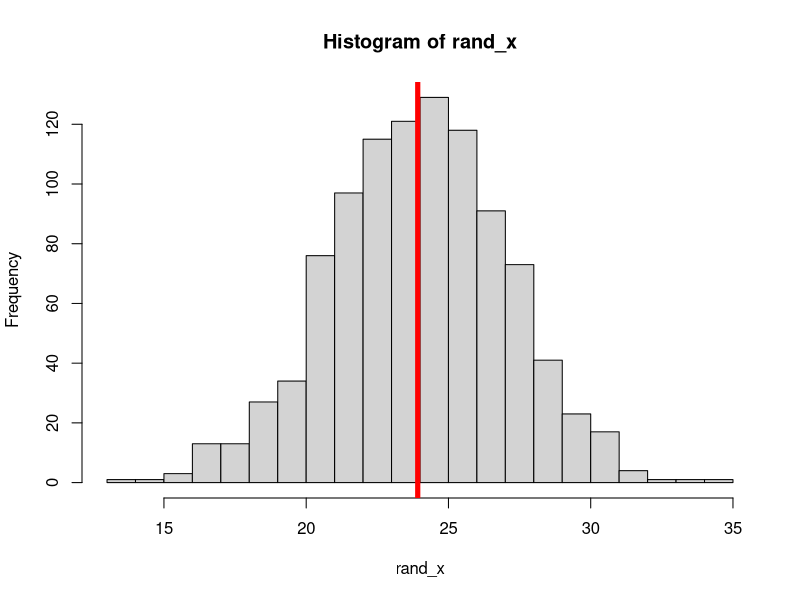

R code for this plot:
## PlotRandom.R
## Directory: 
## /Users/elliotmetviner/Desktop/STA308/RandomFunc


## Purpose:
##    A function that will generate a random sample
##     of Normal values, plot a histogram with an 
##     overlaid mean on the plot.
##
## Inputs:
##     numpts = the number of points to generate
##     mu = the theoretical mean of the Normal distribution
##     sigma = the standard deviation of the Normal distribution
##     numbins = the number of bins for the histogram
##     meanColor = the color for the overlaid mean
##     seed = a random number generator seed, to ensure
##            reproducibility
## Outputs: A list with the following elements
##     Random_values = a vector with the generated random 
##                     values
##     Mean_x = the sample mean of Random_values
##     SD_x = the sample standard deviation of Random_values

plotRandomNormals <- function(numpts=1000, numbins=15, mu=24, sigma=3, 
                              meanColor="red",
                              linewidth=2,
                              seed=8675309) {
  set.seed(seed)
  rand_x <- rnorm(numpts, mean=mu, sd=sigma)
  mean_x <- mean(rand_x)
  hist(rand_x, breaks=numbins)
  abline(v=mean_x, col=meanColor, lwd=linewidth)
  list(Random_values = rand_x,
       Mean_x = mean_x,
       SD_x = sd(rand_x) )
}

## Test the function

plotRandomNormals(linewidth = 5)
